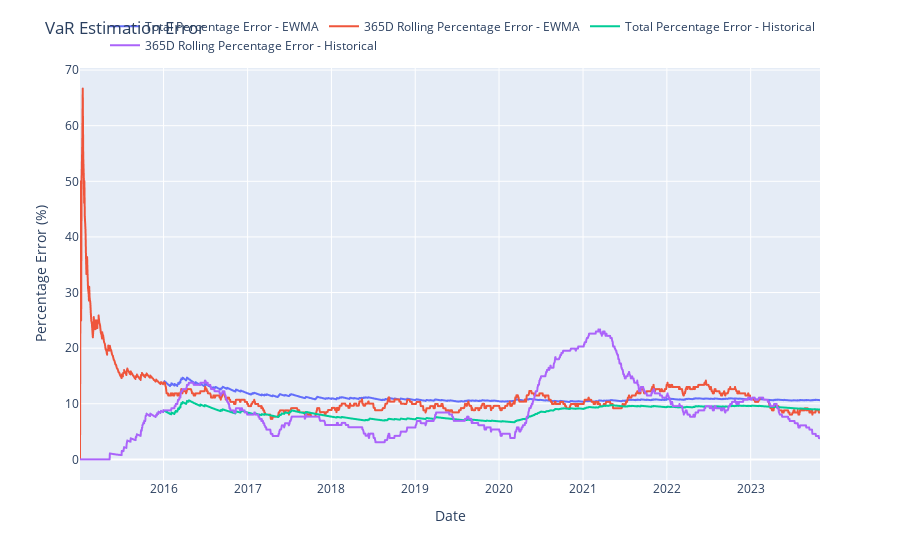

The cell this chart's notebook holds for it:
### Code cell
comparison = pd.merge(df_ewma_var, historical_var, left_index=True, right_index=True, suffixes=(' - EWMA', ' - Historical'))

fig = px.line(comparison,
           x=comparison.index,
           y=['Total Percentage Error - EWMA', '365D Rolling Percentage Error - EWMA', 'Total Percentage Error - Historical', '365D Rolling Percentage Error - Historical'],
                 width=900)

fig.update_layout(title="VaR Estimation Error",
    xaxis_title="Date",
    yaxis_title="Percentage Error (%)",
    legend=dict(title='',
              orientation="h",
              yanchor="bottom",
              y=1.02,
              xanchor="right",
              x=1))

fig.show()

### Figure 1 — Plotly figure (JSON) as saved in the notebook; plotly's stock layout.template omitted (floating-point values rounded to 4 significant figures; data arrays with more than 128 entries replaced by an {"elided": "..."} marker saying what was removed)
{"data": [{"hovertemplate": "variable=Total Percentage Error - EWMA<br>Date=%{x}<br>value=%{y}<extra></extra>", "legendgroup": "Total Percentage Error - EWMA", "line": {"color": "#636efa", "dash": "solid"}, "marker": {"symbol": "circle"}, "mode": "lines", "name": "Total Percentage Error - EWMA", "showlegend": true, "type": "scattergl", "x": {"elided": "2299 str values"}, "xaxis": "x", "y": {"elided": "2299 float values"}, "yaxis": "y"}, {"hovertemplate": "variable=365D Rolling Percentage Error - EWMA<br>Date=%{x}<br>value=%{y}<extra></extra>", "legendgroup": "365D Rolling Percentage Error - EWMA", "line": {"color": "#EF553B", "dash": "solid"}, "marker": {"symbol": "circle"}, "mode": "lines", "name": "365D Rolling Percentage Error - EWMA", "showlegend": true, "type": "scattergl", "x": {"elided": "2299 str values"}, "xaxis": "x", "y": {"elided": "2299 float values"}, "yaxis": "y"}, {"hovertemplate": "variable=Total Percentage Error - Historical<br>Date=%{x}<br>value=%{y}<extra></extra>", "legendgroup": "Total Percentage Error - Historical", "line": {"color": "#00cc96", "dash": "solid"}, "marker": {"symbol": "circle"}, "mode": "lines", "name": "Total Percentage Error - Historical", "showlegend": true, "type": "scattergl", "x": {"elided": "2299 str values"}, "xaxis": "x", "y": {"elided": "2299 float values"}, "yaxis": "y"}, {"hovertemplate": "variable=365D Rolling Percentage Error - Historical<br>Date=%{x}<br>value=%{y}<extra></extra>", "legendgroup": "365D Rolling Percentage Error - Historical", "line": {"color": "#ab63fa", "dash": "solid"}, "marker": {"symbol": "circle"}, "mode": "lines", "name": "365D Rolling Percentage Error - Historical", "showlegend": true, "type": "scattergl", "x": {"elided": "2299 str values"}, "xaxis": "x", "y": {"elided": "2299 float values"}, "yaxis": "y"}], "layout": {"legend": {"orientation": "h", "title": {"text": ""}, "tracegroupgap": 0, "x": 1, "xanchor": "right", "y": 1.02, "yanchor": "bottom"}, "margin": {"t": 60}, "title": {"text": "VaR Estimation Error"}, "width": 900, "xaxis": {"anchor": "y", "domain": [0, 1], "title": {"text": "Date"}}, "yaxis": {"anchor": "x", "domain": [0, 1], "title": {"text": "Percentage Error (%)"}}}}
